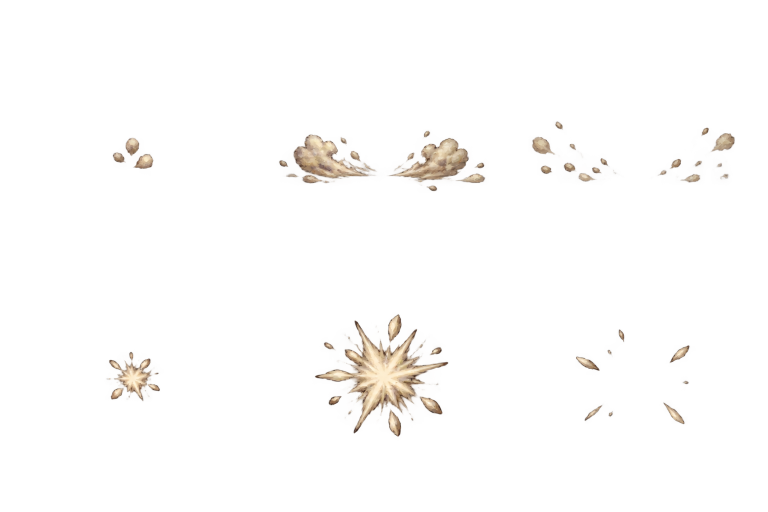
#> input picture deliveries/accepted-four-heroes-20261015/kennyo/source/sources/fx_neutral/source.png, 1536 x 1024 px, found by its file name (shown at 1/2 size)
$ python build_revision_actions.py
#> lines starting #> are read from the running program, lines starting #| are printed output that depends on the picture; after the words box and inside, x2 and y2 are one past the last pixel; in counts of white or black regions, pixels touching at a corner belong together
### deliveries/accepted-four-heroes-20261015/kennyo/source/sources/build_air_dash.py
from pathlib import Path
from PIL import Image,ImageDraw
from scipy import ndimage
import numpy as np, json, math, hashlib
P=Path(__file__).parent; W,H=640,340;FLOOR=285
S=.334

def sha(p):return hashlib.sha256(Path(p).read_bytes()).hexdigest()
def K(src,rect,root,grips,dur,event,dx=0,air=0,angle=None,scale=S,feet=None,**kw):return dict(source=src,rect=rect,root_source=root,grips=grips,duration=dur,event=event,dx=dx,air_height=air,angle=angle,scale=scale,feet=feet or {},**kw)
# Shared guard exactly matches the light-attack set, including physical scale and two actual fist landmarks.
guard=K('light_1/source.png',[0,0,512,512],[278,498],[[278,209],[257,175]],150,'settled_guard',feet={'left':[101,501],'right':[385,498]})
configs={
'air_light':[
 dict(guard,duration=80,event='ready'),
 K('air_light/body-source.png',[0,0,540,525],[300,510],[[269,414],[292,402]],90,'spring_crouch',feet={'left':[92,509],'right':[460,507]}),
 K('air_light/body-source.png',[570,0,1020,520],[790,600],[[707,61],[685,69]],100,'rising_close_swing_windup',dx=4,air=32,feet={'left':[704,425],'right':[800,495]}),
 K('air_light/body-source.png',[1030,0,1536,525],[1300,600],[[1113,147],[1146,165]],70,'airborne_lateral_swing',dx=12,air=48,feet={'left':[1285,504],'right':[1381,472]}),
 K('air_light/body-source.png',[0,525,635,1024],[350,1060],[[590,675]],60,'near_swing_contact',dx=18,air=34,angle=118,contact=True,auxiliary='occluded behind visible front fist',feet={'left':[60,991],'right':[416,955]}),
 K('air_light/body-source.png',[640,520,1030,1024],[850,1080],[[840,787],[858,780]],80,'descending_followthrough',dx=20,air=12,feet={'left':[720,889],'right':[836,984]}),
 K('air_light/body-source.png',[1035,525,1536,1024],[1300,992],[[1316,857]],110,'soft_landing_crouch',dx=22,angle=70,landing=True,auxiliary='occluded adjacent fist',feet={'left':[1100,994],'right':[1450,992]}),
 dict(guard,dx=22,duration=180)
],
'air_heavy':[
 dict(guard,duration=90,event='ready'),
 K('air_heavy/body-source.png',[0,0,560,570],[300,560],[[350,50],[404,72]],110,'rising_raise_staff',air=24,feet={'left':[212,555],'right':[333,477]}),
 K('air_heavy/body-source.png',[570,0,1035,550],[800,570],[[808,25],[876,45]],140,'apex_staff_high',dx=8,air=58,feet={'left':[650,402],'right':[875,462]}),
 K('air_heavy/body-source.png',[1035,0,1536,558],[1300,550],[[1360,240],[1381,209]],85,'descending_overhand',dx=16,air=24,feet={'left':[1100,545],'right':[1460,541]}),
 K('air_heavy/contact-body-source.png',[0,0,1272,1236],[640,1175],[[700,460],[1140,815]],70,'downward_slam_contact',dx=22,scale=.128,contact=True,landing=True,feet={'left':[150,1173],'right':[1140,1170]}),
 K('air_heavy/body-source-fixed.png',[0,575,568,1024],[290,995],[[399,836],[440,831]],110,'horse_stance_landing_recoil',dx=22,landing=True,feet={'left':[82,994],'right':[500,992]}),
 K('air_heavy/body-source.png',[568,558,1040,1024],[800,995],[[778,758],[843,750]],120,'rise_from_horse_stance',dx=22,feet={'left':[618,992],'right':[984,992]}),
 dict(guard,dx=22,duration=220)
],
'dash_heavy':[
 K('dash_heavy/body-source.png',[0,0,560,500],[300,480],[[346,214],[431,214]],90,'running_last_stride',air=8,feet={'left':[85,420],'right':[481,464]}),
 K('dash_heavy/body-source.png',[565,0,1052,500],[800,492],[[744,99],[775,71]],90,'long_step_windup',dx=14,feet={'left':[619,462],'right':[994,483]}),
 K('dash_heavy/body-source.png',[1052,0,1536,501],[1300,485],[[1232,164]],65,'front_foot_plants_swing',dx=36,angle=66,front_anchor=[1480,485],auxiliary='other fist behind the visible grip',feet={'left':[1090,472],'right':[1480,485]}),
 K('dash_heavy/contact-body-source.png',[0,0,1351,1164],[700,1110],[[942,450],[1237,635]],65,'forward_sweep_contact',dx=52,scale=.145,front_anchor=[1240,1110],contact=True,feet={'left':[80,1080],'right':[1240,1110]}),
 K('dash_heavy/body-source.png',[625,510,1108,1024],[850,990],[[911,769]],100,'brake_followthrough',dx=58,angle=118,front_anchor=[1047,987],auxiliary='second hand behind front fist',feet={'left':[672,958],'right':[1047,987]}),
 K('dash_heavy/body-source.png',[1108,495,1536,1024],[1300,991],[[1267,688],[1390,626]],120,'recover_upright',dx=58,front_anchor=[1440,990],feet={'left':[1161,991],'right':[1440,990]}),
 dict(guard,dx=58,duration=200)
]}

def clean_body(im,rect):
 b=im.crop(rect);a=np.array(b);lab,n=ndimage.label(a[:,:,3]>24);counts=np.bincount(lab.ravel());counts[0]=0;keep=ndimage.binary_dilation(lab==counts.argmax(),iterations=2);a[:,:,3]=np.where(keep,a[:,:,3],0);return Image.fromarray(a)
def transform_weapon(weapon,pivot,angle,grip=(64,178)):
 t=math.radians(angle);co,si=math.cos(t),math.sin(t);x,y=pivot
 return weapon.transform((W,H),Image.Transform.AFFINE,(co,si,grip[0]-co*x-si*y,-si,co,grip[1]+si*x-co*y),Image.Resampling.BICUBIC)
def bg(comp,name,event,ix,n):
 c=Image.new('RGB',(W,H),(37,43,52));c.paste(comp,mask=comp.getchannel('A'));d=ImageDraw.Draw(c);d.line((25,FLOOR,615,FLOOR),fill=(67,75,86));d.text((15,15),f'KENNYO 03 | {name} | 163 px equivalent',fill=(220,225,230));d.text((15,316),f'{ix+1}/{n}  {event}',fill=(180,190,200));return c

# [59 lines left out: functions dummy, build, not called in this run]
# [3 lines that do not run on import are left out]

### deliveries/accepted-four-heroes-20261015/kennyo/source/sources/build_revision_actions.py
from pathlib import Path
from PIL import Image,ImageDraw,ImageOps
from scipy import ndimage
import numpy as np,json,hashlib,math,copy
from build_air_dash import configs as original
P=Path(__file__).parent;W,H=640,380;FLOOR=325

def K(src,rect,root,grips,event,scale=.337,dx=0,air=0,feet=None,**kw):return dict(source=src,rect=rect,root_source=root,grips=grips,event=event,scale=scale,dx=dx,air_height=air,feet=feet or {},**kw)
guard=K('light_1/source.png',[0,0,512,512],[278,498],[[278,209],[257,175]],'settled_guard',feet={'left':[101,501],'right':[385,498]})
L='light_3_diagonal_v2/source.png'
l3=[dict(guard,event='ready'),
 K(L,[0,0,430,398],[240,375],[[188,77],[171,59]],'load_upper_left',scale=.437,front_anchor=[360,375],front_world=322.059,dx=3,feet={'left':[103,374],'right':[360,375]}),
 K(L,[430,0,875,398],[650,378],[[581,67],[568,43]],'rear_foot_lifts_small_turn',scale=.437,front_anchor=[790,377],front_world=322.059,dx=7,feet={'left':[592,359],'right':[790,377]}),
 K(L,[875,0,1294,398],[1100,380],[[1035,56],[1029,32]],'rear_foot_plants_high_left',scale=.437,front_anchor=[1218,378],front_world=322.059,dx=12,plant=True,feet={'left':[987,365],'right':[1218,378]}),
 K('light_3_diagonal_v2/mid-sweep-source.png',[0,0,1272,1236],[640,1190],[[750,375],[1050,200]],'front_facing_diagonal_mid_swing',scale=.1444,front_anchor=[1040,1185],front_world=322.059,dx=18,feet={'left':[210,1190],'right':[1040,1185]}),
 K(L,[440,398,875,802],[680,785],[[712,490],[790,546]],'upper_left_to_lower_right_strike',scale=.437,front_anchor=[795,784],front_world=322.059,dx=18,feet={'left':[549,782],'right':[795,784]}),
 K(L,[875,398,1294,802],[1100,786],[[1127,524],[1256,600]],'diagonal_contact_launch',scale=.437,front_anchor=[1235,785],front_world=322.059,dx=18,contact=True,feet={'left':[947,781],'right':[1235,785]}),
 K(L,[0,802,470,1216],[265,1177],[[274,928],[404,1000]],'lower_right_followthrough_front_view',scale=.437,front_anchor=[419,1172],front_world=322.059,dx=18,feet={'left':[95,1174],'right':[419,1172]}),
 K(L,[475,802,900,1216],[700,1183],[[684,970],[715,990]],'brake_and_draw_back',scale=.437,front_anchor=[828,1181],front_world=330.059,dx=18,feet={'left':[558,1182],'right':[828,1181]}),
 K(L,[900,802,1294,1216],[1100,1187],[[1084,967],[1130,905]],'recover_front_guard',scale=.437,front_anchor=[1215,1187],front_world=340.059,dx=18,feet={'left':[988,1187],'right':[1215,1187]}),
 dict(guard,dx=18,event='settled_guard')]
for i,f in enumerate(l3):
 f['weapon_grip']=[64,234]
 if 0<i<10:f['new_pose']=True
l3[3]['weapon_grip']=[64,210] # Raised phase slides 24 px forward, both hands remain in tail third; keeps full finial in frame.
l3[8]['weapon_grip']=[64,200] # Recoil grip slides forward within tail third so the full head remains above ground.
# Exact eleven authored key poses; the existing six action poses and common guard are retained and three new drawings inserted.
al=copy.deepcopy(original['air_light'])
for f in al:f['scale']=.337 if f['scale']==.334 else f['scale']
a1=K('air_light_11f_v2/extra-source.png',[0,0,650,821],[320,820],[[250,245],[600,45]],'new_takeoff_extension',scale=.217,dx=2,air=16,feet={'left':[68,795],'right':[302,630]},new_pose=True)
a2=K('air_light_11f_v2/extra-source.png',[645,0,1250,821],[980,830],[[1033,234],[1141,187]],'new_airborne_swing_transition',scale=.217,dx=8,air=44,feet={'left':[850,682],'right':[880,614]},new_pose=True)
a3=K('air_light_11f_v2/extra-source.png',[1250,0,1915,821],[1600,815],[[1480,342],[1858,201]],'new_extend_legs_before_landing',scale=.217,dx=21,air=10,feet={'left':[1648,743],'right':[1832,796]},new_pose=True)
airlight=[al[0],al[1],a1,al[2],a2,al[3],al[4],al[5],a3,al[6],al[7]]
ah=copy.deepcopy(original['air_heavy'])
for f in ah:f['scale']=.337 if f['scale']==.334 else .129 if f['scale']==.128 else f['scale']
h1=K('air_heavy_11f_v2/extra-source.png',[0,0,715,788],[380,775],[[607,164],[465,36]],'new_takeoff_staff_lift',scale=.238,air=12,feet={'left':[148,770],'right':[420,648]},new_pose=True)
h2=K('air_heavy_11f_v2/extra-source.png',[715,0,1318,788],[1050,780],[[1140,32],[1180,78]],'new_descending_overhand_transition',scale=.238,dx=18,air=32,feet={'left':[1020,717],'right':[1087,654]},new_pose=True)
h3=K('air_heavy_11f_v2/extra-source.png',[1318,0,1996,788],[1660,770],[[1634,385],[1873,543]],'new_deep_landing_absorption',scale=.238,dx=22,feet={'left':[1377,770],'right':[1930,770]},new_pose=True,landing=True)
ah[3]['event']='rising_high_guard_transition';ah[3]['air_height']=42
heavy=[ah[0],h1,ah[1],ah[3],ah[2],h2,ah[4],h3,ah[5],ah[6],ah[7]]
# Thrust replacement: unchanged running setup, three newly authored horizontal-grip thrust poses, then recovery.
da=copy.deepcopy(original['dash_heavy']);[f.update(scale=.337) for f in da if f['scale']==.334]
D='dash_heavy_thrust_v3/thrust-source.png'
thrust=[da[0],da[1],
 K(D,[0,0,810,724],[400,690],[[407,229],[770,227]],'plant_and_extend_horizontal_thrust',scale=.248,dx=36,front_anchor=[565,685],front_world=388,plant=True,feet={'left':[55,656],'right':[565,685]}),
 K(D,[620,0,1535,724],[1110,690],[[1307,226],[1472,224]],'full_forward_poke_contact',scale=.248,dx=58,front_anchor=[1370,687],front_world=388,contact=True,feet={'left':[709,664],'right':[1370,687]}),
 K(D,[1430,0,2172,724],[1800,690],[[1875,233],[2023,230]],'withdraw_with_front_foot_fixed',scale=.248,dx=58,front_anchor=[2104,685],front_world=388,feet={'left':[1490,668],'right':[2104,685]}),
 da[5],dict(guard,dx=58,front_anchor=[385,498],front_world=388)]
for i,f in enumerate(thrust):
 f['weapon_grip']=[64,234]
 if 2<=i<=4:f['new_pose']=True
thrust[5]['front_world']=388
sets={'light_3_diagonal_v2':('light_3',l3,[110,90,90,70,60,60,60,60,90,110,150],950),'air_light_11f_v2':('air_light',airlight,[60,60,50,70,50,50,50,60,50,70,200],770),'air_heavy_11f_v2':('air_heavy',heavy,[70,80,90,100,70,70,60,70,80,100,160],950),'dash_heavy_thrust_v3':('dash_heavy',thrust,[90,90,70,80,90,110,200],730)}

def sha(p):return hashlib.sha256(Path(p).read_bytes()).hexdigest()
def clean(im,rect):
 a=np.array(im.crop(rect));lab,n=ndimage.label(a[:,:,3]>24);c=np.bincount(lab.ravel());c[0]=0;keep=ndimage.binary_dilation(lab==c.argmax(),iterations=2);a[:,:,3]=np.where(keep,a[:,:,3],0);return Image.fromarray(a)
def weapon_transform(im,piv,ang,grip):
 t=math.radians(ang);co,si=math.cos(t),math.sin(t);x,y=piv
 return im.transform((W,H),Image.Transform.AFFINE,(co,si,grip[0]-co*x-si*y,-si,co,grip[1]+si*x-co*y),Image.Resampling.BICUBIC)
def preview(im,act,event,idx):
 c=Image.new('RGB',(W,H),(37,43,52));c.paste(im,mask=im.getchannel('A'));d=ImageDraw.Draw(c);d.line((25,FLOOR,615,FLOOR),fill=(67,75,86));d.text((15,15),f'KENNYO 03 | {act} | 163 px equivalent',fill=(220,225,230));d.text((15,356),str(idx+1)+'  '+event,fill=(180,190,200));return c

def build(name):
#> called with name = 'light_3_diagonal_v2'
 action,cfg,durs,target=sets[name];out=P/name;out.mkdir(exist_ok=True);frames=[];bodyonly=[];records=[];alternates={n:[] for n in ['long_staff','approved03_naginata']};comps=[]
 for i,f in enumerate(cfg):
  src=Image.open(P/f['source']).convert('RGBA');x0,y0,x1,y1=f['rect'];raw=clean(src,f['rect']);s=f['scale'];rx,ry=f['root_source'];root=[286+f.get('dx',0),FLOOR-f.get('air_height',0)];ox=root[0]-(rx-x0)*s;oy=root[1]-(ry-y0)*s
#> in build, src is the input picture: PIL image 1536x1024 RGBA; mean R, G, B, A 35.5, 29.8, 23.8, 7.6
#> after `raw = clean(src, f['rect'])`:
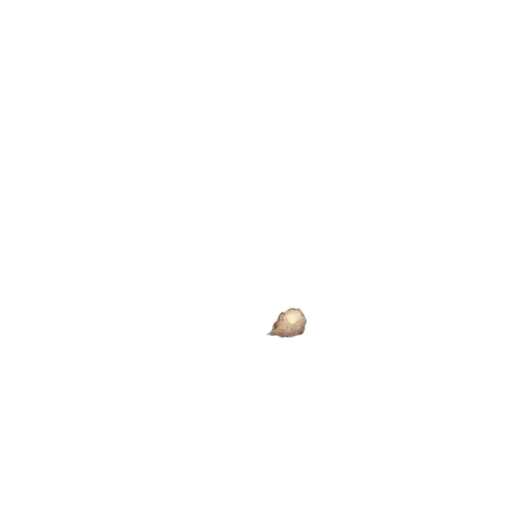
#> raw: PIL image 512x512 RGBA; mean R, G, B, A 15.6, 13.1, 10.6, 0.7; transparent parts drawn white
  if f.get('front_anchor'):
   fx,fy=f['front_anchor'];ox=f.get('front_world',388)-(fx-x0)*s;oy=FLOOR-(fy-y0)*s
  body=Image.new('RGBA',(W,H));body.alpha_composite(raw.resize((round(raw.width*s),round(raw.height*s)),Image.Resampling.LANCZOS),(round(ox),round(oy)))
#> after `body = Image.new('RGBA', (W, H))`: body: PIL image 640x380 RGBA; every value is 0
  grips=[[ox+(x-x0)*s,oy+(y-y0)*s] for x,y in f['grips']];angle=f.get('angle')
  if len(grips)>1:angle=math.degrees(math.atan2(grips[1][0]-grips[0][0],-(grips[1][1]-grips[0][1])))
  pivot=f.get('weapon_grip',[64,178]);hands=Image.new('RGBA',(W,H))
  for gx,gy in f['grips']:
   rad=max(11,round(5.2/s));patch=src.crop((gx-rad,gy-rad,gx+rad,gy+rad));mask=Image.new('L',patch.size);ImageDraw.Draw(mask).ellipse((1,1,2*rad-2,2*rad-2),fill=255);patch.putalpha(Image.fromarray(np.minimum(np.array(patch.getchannel('A')),np.array(mask))));patch=patch.resize((round(rad*2*s),round(rad*2*s)),Image.Resampling.LANCZOS);hands.alpha_composite(patch,(round(ox+(gx-rad-x0)*s),round(oy+(gy-rad-y0)*s)))
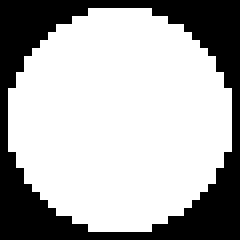
#> mask: PIL image 30x30 L (shown 8 times larger); 68.4% white; 1 black region, box (x1, y1, x2, y2) and area: (0, 0, 30, 30) 284
  fx=Image.new('RGBA',(W,H))
  if f.get('plant') or f.get('landing'):
   dust=Image.open(P/'fx_neutral/footstep_02.png').convert('RGBA');fx.alpha_composite(dust,(round(root[0]-32),FLOOR-44))
  for wn in ['ornate_shakujo','long_staff','approved03_naginata']:
   wi=Image.open(P/f'weapons/{wn}.png').convert('RGBA');weapon=weapon_transform(wi,grips[0],angle,pivot);back=Image.new('RGBA',(W,H));front=weapon.copy()
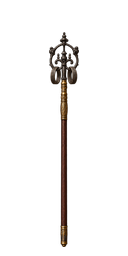
#> input picture deliveries/accepted-four-heroes-20261015/kennyo/source/sources/weapons/ornate_shakujo.png, 128 x 256 px
#> in build, wi is the input picture: PIL image 128x256 RGBA; mean R, G, B, A 4.5, 3, 2.2, 13.5
#> in weapon_transform, `return im.transform((W,H),Image.Transform.AFFINE,(co,si,grip[0]-co*x-s..`:
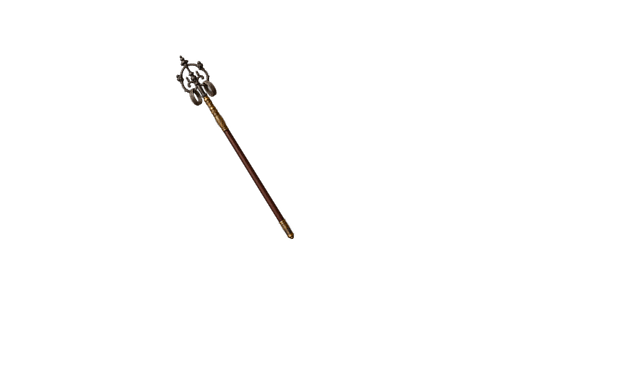
#> returned value: PIL image 640x380 RGBA; mean R, G, B, A 0.6, 0.4, 0.3, 1.8; transparent parts drawn white
   if f.get('contact') and pivot[1]<200:
    yy,xx=np.mgrid[0:H,0:W];t=math.radians(angle);sel=(xx-grips[0][0])*math.sin(t)-(yy-grips[0][1])*math.cos(t)>=-3;a=np.array(weapon);ba=a.copy();fa=a.copy();ba[:,:,3]=np.where(sel,0,a[:,:,3]);fa[:,:,3]=np.where(sel,a[:,:,3],0);back=Image.fromarray(ba);front=Image.fromarray(fa)
   co=Image.new('RGBA',(W,H));co.alpha_composite(back);co.alpha_composite(body);co.alpha_composite(front);co.alpha_composite(hands);co.alpha_composite(fx)
   if wn=='ornate_shakujo':
    comps.append(co);frames.append(preview(co,action,f['event'],i))
#> in preview, `c = Image.new('RGB', (W, H), (37, 43, 52))`:
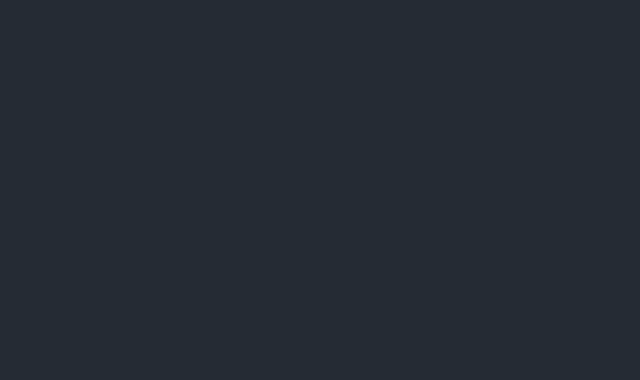
#> c: PIL image 640x380 RGB; mean R, G, B 37, 43, 52
    for layer,im in [('body',raw),('body_canvas',body),('weapon',weapon),('weapon_back',back),('weapon_front',front),('hand_occlusion',hands),('effect',fx),('composite',co)]:im.save(out/f'{layer}_{i+1:02}.png')
#> this loop made 8 passes
#> layer on passes 1 to 8: 'body', 'body_canvas', 'weapon', 'weapon_back', 'weapon_front', 'hand_occlusion', 'effect', 'composite'
   else:alternates[wn].append(preview(co,action,f['event'],i))
  bodyonly.append(preview(body,action,f['event'],i));t=math.radians(angle);tip=[grips[0][0]+math.sin(t)*(pivot[1]-31),grips[0][1]-math.cos(t)*(pivot[1]-31)]
  records.append(dict(f,frame=i+1,duration=durs[i],start_ms=sum(durs[:i]),source_sha256=sha(P/f['source']),source_crop_xyxy=f['rect'],uniform_source_scale=s,render_origin=[ox,oy],world_root=root,ground_root=[root[0],FLOOR],grip_world=grips,weapon_angle=angle,weapon_source_pivot=pivot,aux_grip_source=([64,pivot[1]-math.dist(grips[0],grips[1])] if len(grips)>1 else None),weapon_real_length_px=215,weapon_tip=tip,contact_point=tip if f.get('contact') else None,screen_feet={k:[ox+(p[0]-x0)*s,oy+(p[1]-y0)*s] for k,p in f.get('feet',{}).items()},weapon_spin_phase=None,weapon_projection=1))
 def gif(fn,ims,ds):ims[0].save(out/fn,save_all=True,append_images=ims[1:],duration=ds,loop=0,disposal=2,optimize=False)
 gif('normal.gif',frames,durs);gif('slow.gif',frames,[v*3 for v in durs]);gif('body_only.gif',bodyonly,durs)
 for wn,ims in alternates.items():gif('alternate-'+wn+'.gif',ims,durs)
 gif('left-facing-qa.gif',[preview(ImageOps.mirror(c),action,cfg[i]['event'],i) for i,c in enumerate(comps)],durs)
 sheet=Image.new('RGB',(W*3,H*math.ceil(len(cfg)/3)),(37,43,52))
 for i,im in enumerate(frames):sheet.paste(im,((i%3)*W,(i//3)*H))
 sheet.save(out/'contact.png');ci=next(i for i,f in enumerate(cfg) if f.get('contact'));frames[ci].save(out/'poster.png')
 # Contact-only FX demonstration is separate from no-target game preview.
 contacts=[]
 for i,co in enumerate(comps):
  hit=Image.new('RGBA',(W,H))
  if i in [ci,ci+1]:
   burst=Image.open(P/f'fx_neutral/blunt_impact_{1 if i==ci else 3:02}.png').convert('RGBA');pt=records[ci]['weapon_tip'];hit.alpha_composite(burst,(round(pt[0]-32),round(pt[1]-32)))
  hit.save(out/f'contact_effect_{i+1:02}.png');cp=co.copy();cp.alpha_composite(hit);contacts.append(preview(cp,action,'contact FX only / '+cfg[i]['event'],i))
 gif('contact_preview.gif',contacts,durs)
 meta={'action':action,'version':name,'standing_equivalent_px':163,'preview_canvas':[W,H],'source_provenance':'Built-in image_gen authored anatomical poses. Deterministic cropping, fixed anatomical scale by source, registration and composition only. No optical flow or duplicate-frame padding.','scale_contract':'../identity/scale-contract.json','default_weapon':'../weapons/ornate_shakujo.png','weapon_physical_length_px':215,'weapon_length_fixed':True,'hand_grip_mode':'both hands near tail' if action in ['light_3','dash_heavy'] else 'measured two-hand staff grip','body_weapon_fx_hand_layers_separate':True,'runtime_integrated':False,'frames':records,'total_duration_ms':sum(durs),'frame_count':len(records),'motion_description':('Front three-quarter remains visible; small shoulder/waist rotation only. One upper-left to lower-right diagonal sweep; no back view, no full circle.' if action=='light_3' else 'Running straight forward thrust, both hands on tail segment, arms extend, front foot stays fixed through contact and recovery; no diagonal sweep.' if action=='dash_heavy' else 'Three newly generated distinct anatomical transition poses inserted; airborne root is separate from pose and body scale.'),'user_override_ids':(['Sentinel_8da189a409e881918219e65f31757be3','Sentinel_baa53fc1f6a08191be1c2472acc610b5'] if action=='light_3' else ['Sentinel_871e0cd3429c8191ac435e773964808e'] if action=='dash_heavy' else ['Sentinel_b08aef632a44819189f25fd3c3ead857'] if action=='air_light' else ['Sentinel_14b7d4340f94819196c2dcee5dc7311e'])}
 (out/'metadata.json').write_text(json.dumps(meta,ensure_ascii=False,indent=2))
 dec=Image.open(out/'normal.gif');decoded=[]
 for j in range(dec.n_frames):dec.seek(j);decoded.append(dec.info['duration'])
 bounds=[]
 for i,c in enumerate(comps):
  a=np.array(c)[:,:,3];bounds.append({'frame':i+1,'edge_pixels':int((a[0]>16).sum()+(a[-1]>16).sum()+(a[:,0]>16).sum()+(a[:,-1]>16).sum()),'alpha':list(c.getchannel('A').getextrema())})
 qa={'requested_frames':len(cfg),'decoded_frames':dec.n_frames,'requested_duration_ms':target,'decoded_durations_ms':decoded,'decoded_total_ms':sum(decoded),'all_timing_quantized_10ms':all(d%10==0 for d in decoded),'timing_pass':len(cfg)==dec.n_frames and sum(decoded)==target,'bounds':bounds,'unique_composite_hashes':len(set(sha(out/f'composite_{i+1:02}.png') for i in range(len(cfg)))),'new_generated_transition_poses':sum(bool(f.get('new_pose')) for f in cfg),'no_spin_or_back_view':action=='light_3','full_staff_length_px':215,'standing_equivalent_px':163}
 (out/'qa.json').write_text(json.dumps(qa,indent=2));assert qa['timing_pass'];print(name,len(cfg),sum(decoded),'ms',len(set(sha(out/f'composite_{i+1:02}.png') for i in range(len(cfg)))),'unique')
if __name__=='__main__':
 import sys
#> (the run stopped early here; a loop or call above may not have finished)
